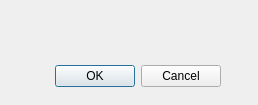
<?xml version="1.0" encoding="UTF-8"?>
<ui version="4.0">
 <class>message</class>
 <widget class="QDialog" name="message">
  <property name="geometry">
   <rect>
    <x>0</x>
    <y>0</y>
    <width>258</width>
    <height>105</height>
   </rect>
  </property>
  <property name="windowTitle">
   <string>扫雷</string>
  </property>
  <property name="windowIcon">
   <iconset resource="res.qrc">
    <normaloff>:/new/prefix1/mine.ico</normaloff>:/new/prefix1/mine.ico</iconset>
  </property>
  <widget class="QDialogButtonBox" name="buttonBox">
   <property name="geometry">
    <rect>
     <x>-120</x>
     <y>60</y>
     <width>341</width>
     <height>32</height>
    </rect>
   </property>
   <property name="orientation">
    <enum>Qt::Horizontal</enum>
   </property>
   <property name="standardButtons">
    <set>QDialogButtonBox::Cancel|QDialogButtonBox::Ok</set>
   </property>
  </widget>
  <widget class="QLabel" name="show">
   <property name="geometry">
    <rect>
     <x>90</x>
     <y>20</y>
     <width>72</width>
     <height>21</height>
    </rect>
   </property>
   <property name="font">
    <font>
     <family>微软雅黑</family>
    </font>
   </property>
   <property name="text">
    <string/>
   </property>
  </widget>
 </widget>
 <resources>
  <include location="res.qrc"/>
 </resources>
 <connections>
  <connection>
   <sender>buttonBox</sender>
   <signal>accepted()</signal>
   <receiver>message</receiver>
   <slot>accept()</slot>
   <hints>
    <hint type="sourcelabel">
     <x>248</x>
     <y>254</y>
    </hint>
    <hint type="destinationlabel">
     <x>157</x>
     <y>274</y>
    </hint>
   </hints>
  </connection>
  <connection>
   <sender>buttonBox</sender>
   <signal>rejected()</signal>
   <receiver>message</receiver>
   <slot>reject()</slot>
   <hints>
    <hint type="sourcelabel">
     <x>316</x>
     <y>260</y>
    </hint>
    <hint type="destinationlabel">
     <x>286</x>
     <y>274</y>
    </hint>
   </hints>
  </connection>
 </connections>
</ui>
